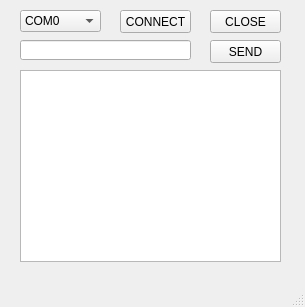
<?xml version="1.0" encoding="UTF-8"?>
<ui version="4.0">
 <class>MainWindow</class>
 <widget class="QMainWindow" name="MainWindow">
  <property name="geometry">
   <rect>
    <x>0</x>
    <y>0</y>
    <width>305</width>
    <height>307</height>
   </rect>
  </property>
  <property name="windowTitle">
   <string>MainWindow</string>
  </property>
  <widget class="QWidget" name="centralwidget">
   <widget class="QPushButton" name="pushButton">
    <property name="geometry">
     <rect>
      <x>120</x>
      <y>10</y>
      <width>71</width>
      <height>23</height>
     </rect>
    </property>
    <property name="text">
     <string>CONNECT</string>
    </property>
   </widget>
   <widget class="QComboBox" name="comboBox">
    <property name="geometry">
     <rect>
      <x>20</x>
      <y>10</y>
      <width>81</width>
      <height>22</height>
     </rect>
    </property>
    <item>
     <property name="text">
      <string>COM0</string>
     </property>
    </item>
    <item>
     <property name="text">
      <string>COM1</string>
     </property>
    </item>
    <item>
     <property name="text">
      <string>COM2</string>
     </property>
    </item>
    <item>
     <property name="text">
      <string>COM3</string>
     </property>
    </item>
    <item>
     <property name="text">
      <string>COM4</string>
     </property>
    </item>
    <item>
     <property name="text">
      <string>COM5</string>
     </property>
    </item>
    <item>
     <property name="text">
      <string>COM6</string>
     </property>
    </item>
    <item>
     <property name="text">
      <string>COM7</string>
     </property>
    </item>
    <item>
     <property name="text">
      <string>COM8</string>
     </property>
    </item>
    <item>
     <property name="text">
      <string>COM9</string>
     </property>
    </item>
    <item>
     <property name="text">
      <string>COM10</string>
     </property>
    </item>
   </widget>
   <widget class="QLineEdit" name="lineEdit">
    <property name="geometry">
     <rect>
      <x>20</x>
      <y>40</y>
      <width>171</width>
      <height>20</height>
     </rect>
    </property>
   </widget>
   <widget class="QPushButton" name="pushButton_2">
    <property name="geometry">
     <rect>
      <x>210</x>
      <y>40</y>
      <width>71</width>
      <height>23</height>
     </rect>
    </property>
    <property name="text">
     <string>SEND</string>
    </property>
   </widget>
   <widget class="QTextBrowser" name="textBrowser">
    <property name="geometry">
     <rect>
      <x>20</x>
      <y>70</y>
      <width>261</width>
      <height>192</height>
     </rect>
    </property>
   </widget>
   <widget class="QPushButton" name="pushButton_3">
    <property name="geometry">
     <rect>
      <x>210</x>
      <y>10</y>
      <width>71</width>
      <height>23</height>
     </rect>
    </property>
    <property name="text">
     <string>CLOSE</string>
    </property>
   </widget>
  </widget>
  <widget class="QMenuBar" name="menubar">
   <property name="geometry">
    <rect>
     <x>0</x>
     <y>0</y>
     <width>305</width>
     <height>21</height>
    </rect>
   </property>
  </widget>
  <widget class="QStatusBar" name="statusbar"/>
 </widget>
 <resources/>
 <connections/>
</ui>
